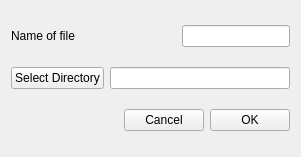
<?xml version="1.0" encoding="UTF-8"?>
<ui version="4.0">
 <class>DirectorySelection</class>
 <widget class="QWidget" name="DirectorySelection">
  <property name="geometry">
   <rect>
    <x>0</x>
    <y>0</y>
    <width>301</width>
    <height>157</height>
   </rect>
  </property>
  <property name="windowTitle">
   <string>Form</string>
  </property>
  <layout class="QVBoxLayout" name="verticalLayout">
   <item>
    <layout class="QHBoxLayout" name="horizontalLayout_4">
     <item>
      <widget class="QLabel" name="label">
       <property name="text">
        <string>Name of file</string>
       </property>
      </widget>
     </item>
     <item>
      <spacer name="horizontalSpacer_3">
       <property name="orientation">
        <enum>Qt::Horizontal</enum>
       </property>
       <property name="sizeHint" stdset="0">
        <size>
         <width>40</width>
         <height>20</height>
        </size>
       </property>
      </spacer>
     </item>
     <item>
      <widget class="QLineEdit" name="nameLineEdit"/>
     </item>
    </layout>
   </item>
   <item>
    <layout class="QHBoxLayout" name="horizontalLayout">
     <item>
      <widget class="QPushButton" name="selectDirectoryButton">
       <property name="text">
        <string>Select Directory</string>
       </property>
      </widget>
     </item>
     <item>
      <widget class="QLineEdit" name="selectDirectoryLineEdit"/>
     </item>
    </layout>
   </item>
   <item>
    <layout class="QHBoxLayout" name="horizontalLayout_2">
     <item>
      <spacer name="horizontalSpacer_2">
       <property name="orientation">
        <enum>Qt::Horizontal</enum>
       </property>
       <property name="sizeHint" stdset="0">
        <size>
         <width>40</width>
         <height>20</height>
        </size>
       </property>
      </spacer>
     </item>
     <item>
      <widget class="QPushButton" name="cancelButton">
       <property name="text">
        <string>Cancel</string>
       </property>
      </widget>
     </item>
     <item>
      <widget class="QPushButton" name="okButton">
       <property name="text">
        <string>OK</string>
       </property>
      </widget>
     </item>
    </layout>
   </item>
  </layout>
 </widget>
 <resources/>
 <connections/>
</ui>
